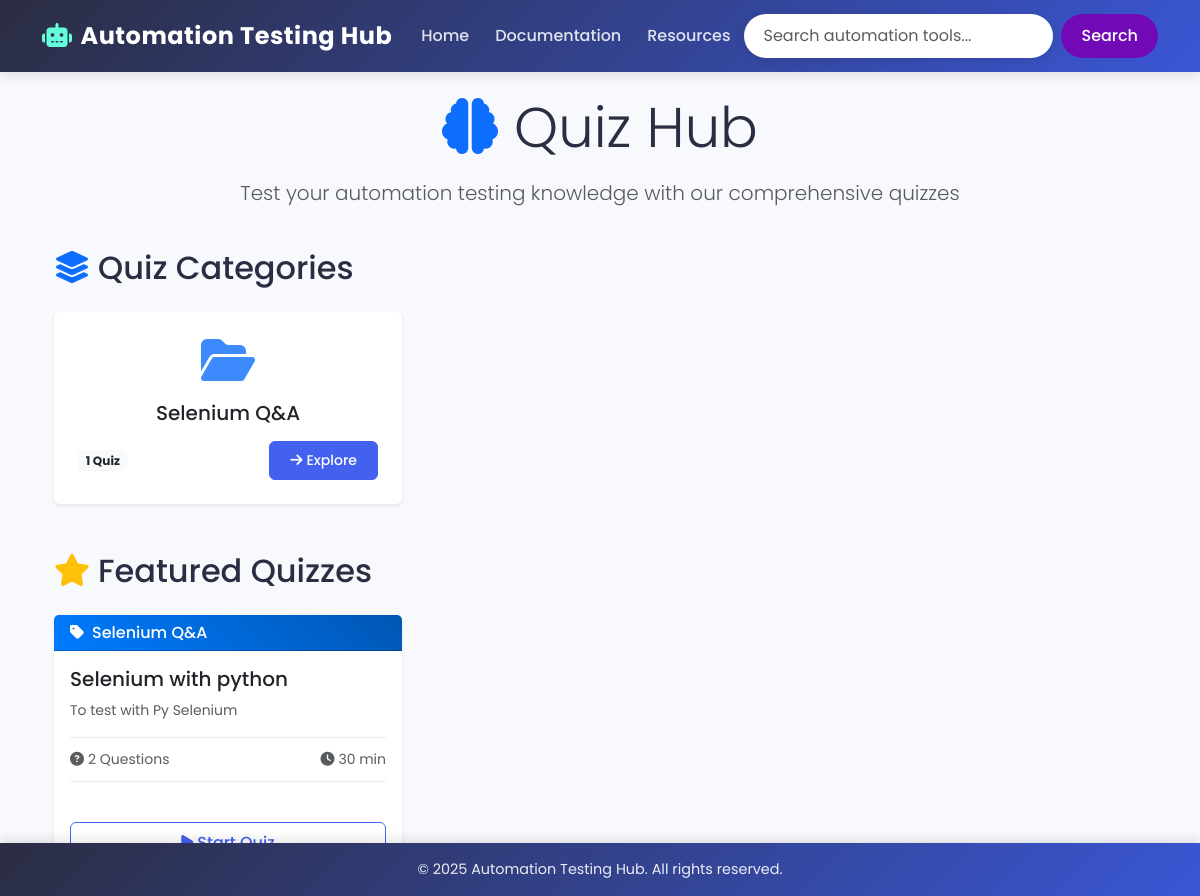
The app's page /quiz/ with its own data.
### quiz/models.py (models this page shows, shortened)
class QuizCategory(models.Model):
    name = models.CharField(max_length=100)
    slug = models.SlugField(unique=True)
    description = models.TextField(blank=True)
    created_at = models.DateTimeField(auto_now_add=True)
    class Meta:
        verbose_name_plural = "Quiz Categories"
        ordering = ['name']

class Quiz(models.Model):
    title = models.CharField(max_length=200)
    slug = models.SlugField(unique=True)
    category = models.ForeignKey(QuizCategory, on_delete=models.CASCADE)
    description = models.TextField()
    time_limit = models.IntegerField(help_text="Time limit in minutes", default=30)
    total_questions = models.IntegerField(default=0)
    created_at = models.DateTimeField(auto_now_add=True)
    is_active = models.BooleanField(default=True)
    class Meta:
        verbose_name_plural = "Quizzes"
        ordering = ['-created_at']

### quiz/views.py (the view)
# urls.py: path('', views.quiz_home, name='home'),
def quiz_home(request):
    categories = QuizCategory.objects.all().annotate(
        quiz_count=Count('quiz', filter=Q(quiz__is_active=True))
    )
    featured_quizzes = Quiz.objects.filter(is_active=True).order_by('-created_at')[:6]
    context = {
        'categories': categories,
        'featured_quizzes': featured_quizzes,
    }
    return render(request, 'quiz/quiz_home.html', context)

### quiz/templates/quiz/quiz_home.html (shortened to what this page needs)
{% extends 'base.html' %}
{% load static %}
{% block content %}
<div class="container-fluid">
    <div class="row">
        <div class="col-12 mb-4">
            <div class="text-center">
                <h1 class="display-4 mb-3">
                    <i class="fas fa-brain text-primary me-3"></i>Quiz Hub
                </h1>
                <p class="lead text-muted">Test your automation testing knowledge with our comprehensive quizzes</p>
            </div>
        </div>
    </div>
    <div class="row mb-5">
        <div class="col-12">
            <h2 class="mb-4">
                <i class="fas fa-layer-group text-primary me-2"></i>Quiz Categories
            </h2>
            <div class="row row-cols-1 row-cols-md-2 row-cols-lg-3 g-4">
                {% for category in categories %}
                <div class="col">
                    <div class="card category-card shadow-sm h-100 border-0">
                        <div class="card-body text-center p-4">
                            <div class="category-icon mb-3">
                                <i class="fas fa-folder-open fa-3x text-primary"></i>
                            </div>
                            <h5 class="card-title">{{ category.name }}</h5>
                            <div class="d-flex justify-content-between align-items-center">
                                <span class="badge bg-light text-dark">{{ category.quiz_count }} Quiz{{ category.quiz_count|pluralize:"es" }}</span>
                                <a href="{% url 'quiz:category_quizzes' category.slug %}" class="btn btn-primary btn-sm">
                                    <i class="fas fa-arrow-right me-1"></i>Explore
                                </a>
                            </div>
                        </div>
                    </div>
                </div>
                {% empty %}
                <div class="col-12">
                    <div class="alert alert-info">
                        <i class="fas fa-info-circle me-2"></i>No quiz categories available yet.
                    </div>
                </div>
                {% endfor %}
            </div>
        </div>
    </div>
    {% if featured_quizzes %}
    <div class="row">
        <div class="col-12">
            <h2 class="mb-4">
                <i class="fas fa-star text-warning me-2"></i>Featured Quizzes
            </h2>
            <div class="row row-cols-1 row-cols-md-2 row-cols-lg-3 g-4">
                {% for quiz in featured_quizzes %}
                <div class="col">
                    <div class="card quiz-card shadow-sm h-100 border-0">
                        <div class="card-header bg-gradient-primary text-white">
                            <h6 class="mb-0">
                                <i class="fas fa-tag me-2"></i>{{ quiz.category.name }}
                            </h6>
                        </div>
                        <div class="card-body">
                            <h5 class="card-title">{{ quiz.title }}</h5>
                            <p class="card-text text-muted small">{{ quiz.description|truncatechars:100 }}</p>
                            <div class="quiz-meta mb-3">
                                <div class="d-flex justify-content-between text-muted small">
                                    <span><i class="fas fa-question-circle me-1"></i>{{ quiz.total_questions }} Questions</span>
                                    <span><i class="fas fa-clock me-1"></i>{{ quiz.time_limit }} min</span>
                                </div>
                            </div>
                        </div>
                        <div class="card-footer bg-transparent border-top-0">
                            <a href="{% url 'quiz:quiz_detail' quiz.slug %}" class="btn btn-outline-primary w-100">
                                <i class="fas fa-play me-1"></i>Start Quiz
                            </a>
                        </div>
                    </div>
                </div>
                {% endfor %}
            </div>
        </div>
    </div>
    {% endif %}
</div>
{% endblock %}

### templates/base.html (style rules this page uses)
:root { --primary-color: #4361ee; --primary-dark: #3a56d4; --secondary-color: #2b2d42; --accent-color: #7209b7; --success-color: #38b000; --background-color: #f8f9fd; --card-bg-color: #ffffff; --card-hover-color: #f1f5ff; --text-primary: #2b2d42; --text-secondary: #555b6e; --text-light: #8d99ae; --border-color: #e9ecef; }
body { font-family: 'Poppins', sans-serif; background-color: var(--background-color); color: var(--text-primary); padding-top: 70px; line-height: 1.6; }
.btn-primary { background-color: var(--primary-color); border-color: var(--primary-color); border-radius: 6px; padding: 8px 20px; font-weight: 500; transition: all 0.3s; }
.btn-outline-primary { color: var(--primary-color); border-color: var(--primary-color); border-radius: 6px; padding: 8px 20px; font-weight: 500; transition: all 0.3s; }

### quiz/templates/quiz/quiz_home.html (style rules this page uses)
.bg-gradient-primary { background: linear-gradient(45deg, #007bff, #0056b3); }
.category-icon { opacity: 0.8; }
.quiz-meta { border-top: 1px solid #e9ecef; border-bottom: 1px solid #e9ecef; padding: 10px 0; }

### records on screen
QuizCategory: name "Selenium Q&A", quiz_count "1"
Quiz: category.name "Selenium Q&A", title "Selenium with python", description "To test with Py Selenium", total_questions "2", time_limit "30"
